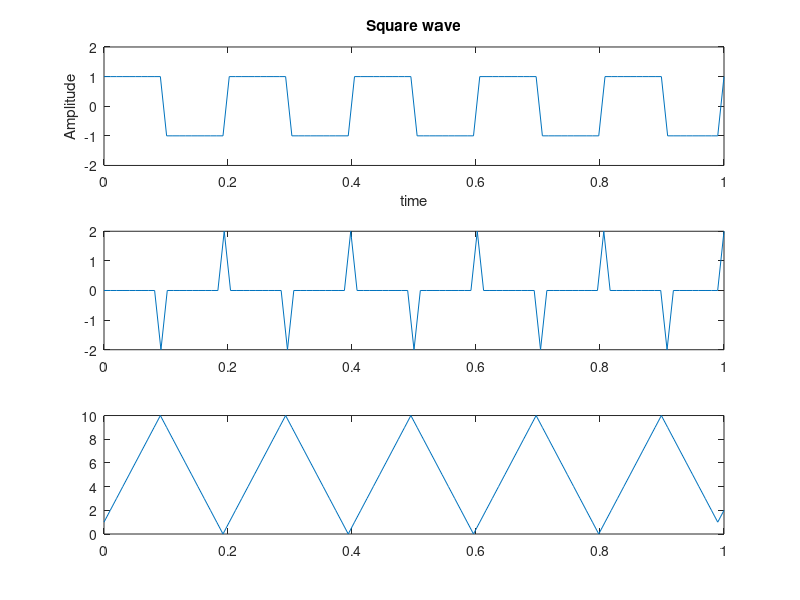

This figure's MATLAB source:
%To differentiate and integrate square wave
clc
clear all
close all
A=1;
f=5;
t=linspace(0,1,100);
t1=linspace(0,1,99);
x=square(2*pi*f*t);
y1=diff(x);
y2=cumsum(x);
subplot(3,1,1),plot(t,x),axis([0 1 -2 2])
xlabel('time'),ylabel('Amplitude'),title('Square wave')
subplot(3,1,2),plot(t1,y1),axis([0 1 -2 2])
subplot(3,1,3),plot(t,y2)
